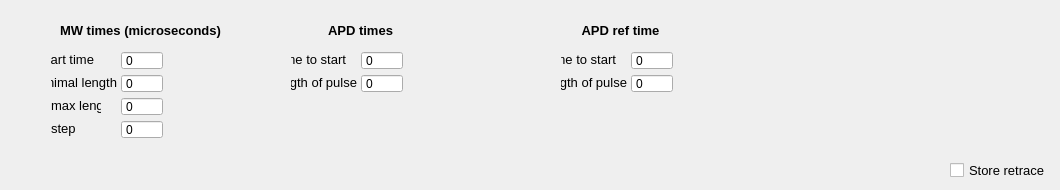
        <widget class="QWidget" name="delaysweep_ref">
         <attribute name="title">
          <string>rabi</string>
         </attribute>
         <widget class="QSpinBox" name="mw_min_len_rabi">
          <property name="geometry">
           <rect>
            <x>121</x>
            <y>74</y>
            <width>42</width>
            <height>19</height>
           </rect>
          </property>
          <property name="buttonSymbols">
           <enum>QAbstractSpinBox::NoButtons</enum>
          </property>
          <property name="accelerated">
           <bool>true</bool>
          </property>
          <property name="keyboardTracking">
           <bool>false</bool>
          </property>
          <property name="maximum">
           <number>5000</number>
          </property>
         </widget>
         <widget class="QLabel" name="label_37">
          <property name="geometry">
           <rect>
            <x>51</x>
            <y>97</y>
            <width>50</width>
            <height>16</height>
           </rect>
          </property>
          <property name="font">
           <font>
            <pointsize>10</pointsize>
           </font>
          </property>
          <property name="text">
           <string>max length</string>
          </property>
          <property name="alignment">
           <set>Qt::AlignLeading|Qt::AlignLeft|Qt::AlignVCenter</set>
          </property>
         </widget>
         <widget class="QLabel" name="label_41">
          <property name="geometry">
           <rect>
            <x>51</x>
            <y>51</y>
            <width>43</width>
            <height>16</height>
           </rect>
          </property>
          <property name="font">
           <font>
            <pointsize>10</pointsize>
           </font>
          </property>
          <property name="text">
           <string>start time</string>
          </property>
          <property name="alignment">
           <set>Qt::AlignRight|Qt::AlignTrailing|Qt::AlignVCenter</set>
          </property>
         </widget>
         <widget class="QLabel" name="label_42">
          <property name="geometry">
           <rect>
            <x>51</x>
            <y>74</y>
            <width>66</width>
            <height>16</height>
           </rect>
          </property>
          <property name="font">
           <font>
            <pointsize>10</pointsize>
           </font>
          </property>
          <property name="text">
           <string>minimal length</string>
          </property>
          <property name="alignment">
           <set>Qt::AlignRight|Qt::AlignTrailing|Qt::AlignVCenter</set>
          </property>
         </widget>
         <widget class="QLabel" name="label_43">
          <property name="geometry">
           <rect>
            <x>20</x>
            <y>20</y>
            <width>241</width>
            <height>20</height>
           </rect>
          </property>
          <property name="font">
           <font>
            <pointsize>10</pointsize>
            <weight>75</weight>
            <bold>true</bold>
           </font>
          </property>
          <property name="text">
           <string>MW times (microseconds)</string>
          </property>
          <property name="alignment">
           <set>Qt::AlignCenter</set>
          </property>
         </widget>
         <widget class="QSpinBox" name="mw_max_len_rabi">
          <property name="geometry">
           <rect>
            <x>121</x>
            <y>97</y>
            <width>42</width>
            <height>19</height>
           </rect>
          </property>
          <property name="sizePolicy">
           <sizepolicy hsizetype="Expanding" vsizetype="Fixed">
            <horstretch>0</horstretch>
            <verstretch>0</verstretch>
           </sizepolicy>
          </property>
          <property name="buttonSymbols">
           <enum>QAbstractSpinBox::NoButtons</enum>
          </property>
          <property name="accelerated">
           <bool>true</bool>
          </property>
          <property name="keyboardTracking">
           <bool>false</bool>
          </property>
          <property name="maximum">
           <number>5000</number>
          </property>
         </widget>
         <widget class="QSpinBox" name="mw_starttime_rabi">
          <property name="geometry">
           <rect>
            <x>121</x>
            <y>51</y>
            <width>42</width>
            <height>19</height>
           </rect>
          </property>
          <property name="buttonSymbols">
           <enum>QAbstractSpinBox::NoButtons</enum>
          </property>
          <property name="accelerated">
           <bool>true</bool>
          </property>
          <property name="keyboardTracking">
           <bool>false</bool>
          </property>
          <property name="maximum">
           <number>5000</number>
          </property>
         </widget>
         <widget class="QSpinBox" name="mw_steps_rabi">
          <property name="geometry">
           <rect>
            <x>121</x>
            <y>120</y>
            <width>42</width>
            <height>19</height>
           </rect>
          </property>
          <property name="sizePolicy">
           <sizepolicy hsizetype="Expanding" vsizetype="Fixed">
            <horstretch>0</horstretch>
            <verstretch>0</verstretch>
           </sizepolicy>
          </property>
          <property name="buttonSymbols">
           <enum>QAbstractSpinBox::NoButtons</enum>
          </property>
          <property name="accelerated">
           <bool>true</bool>
          </property>
          <property name="keyboardTracking">
           <bool>false</bool>
          </property>
          <property name="maximum">
           <number>5000</number>
          </property>
         </widget>
         <widget class="QLabel" name="label_44">
          <property name="geometry">
           <rect>
            <x>51</x>
            <y>120</y>
            <width>24</width>
            <height>16</height>
           </rect>
          </property>
          <property name="font">
           <font>
            <pointsize>10</pointsize>
           </font>
          </property>
          <property name="text">
           <string>steps</string>
          </property>
          <property name="alignment">
           <set>Qt::AlignLeading|Qt::AlignLeft|Qt::AlignVCenter</set>
          </property>
         </widget>
         <widget class="QSpinBox" name="apd_ref_length_rabi">
          <property name="geometry">
           <rect>
            <x>631</x>
            <y>74</y>
            <width>42</width>
            <height>19</height>
           </rect>
          </property>
          <property name="buttonSymbols">
           <enum>QAbstractSpinBox::NoButtons</enum>
          </property>
          <property name="accelerated">
           <bool>true</bool>
          </property>
          <property name="keyboardTracking">
           <bool>false</bool>
          </property>
          <property name="maximum">
           <number>5000</number>
          </property>
         </widget>
         <widget class="QLabel" name="label_45">
          <property name="geometry">
           <rect>
            <x>500</x>
            <y>20</y>
            <width>241</width>
            <height>20</height>
           </rect>
          </property>
          <property name="font">
           <font>
            <pointsize>10</pointsize>
            <weight>75</weight>
            <bold>true</bold>
           </font>
          </property>
          <property name="text">
           <string>APD ref time</string>
          </property>
          <property name="alignment">
           <set>Qt::AlignCenter</set>
          </property>
         </widget>
         <widget class="QSpinBox" name="apd_ref_start_rabi">
          <property name="geometry">
           <rect>
            <x>631</x>
            <y>51</y>
            <width>42</width>
            <height>19</height>
           </rect>
          </property>
          <property name="buttonSymbols">
           <enum>QAbstractSpinBox::NoButtons</enum>
          </property>
          <property name="accelerated">
           <bool>true</bool>
          </property>
          <property name="keyboardTracking">
           <bool>false</bool>
          </property>
          <property name="maximum">
           <number>5000</number>
          </property>
         </widget>
         <widget class="QLabel" name="label_47">
          <property name="geometry">
           <rect>
            <x>561</x>
            <y>51</y>
            <width>55</width>
            <height>16</height>
           </rect>
          </property>
          <property name="font">
           <font>
            <pointsize>10</pointsize>
           </font>
          </property>
          <property name="text">
           <string>time to start</string>
          </property>
          <property name="alignment">
           <set>Qt::AlignRight|Qt::AlignTrailing|Qt::AlignVCenter</set>
          </property>
         </widget>
         <widget class="QLabel" name="label_48">
          <property name="geometry">
           <rect>
            <x>561</x>
            <y>74</y>
            <width>66</width>
            <height>16</height>
           </rect>
          </property>
          <property name="font">
           <font>
            <pointsize>10</pointsize>
           </font>
          </property>
          <property name="text">
           <string>length of pulse</string>
          </property>
          <property name="alignment">
           <set>Qt::AlignRight|Qt::AlignTrailing|Qt::AlignVCenter</set>
          </property>
         </widget>
         <widget class="QCheckBox" name="storeRetraceConf_2">
          <property name="geometry">
           <rect>
            <x>950</x>
            <y>160</y>
            <width>101</width>
            <height>21</height>
           </rect>
          </property>
          <property name="font">
           <font>
            <pointsize>10</pointsize>
           </font>
          </property>
          <property name="accessibleName">
           <string/>
          </property>
          <property name="inputMethodHints">
           <set>Qt::ImhNone</set>
          </property>
          <property name="text">
           <string>Store retrace</string>
          </property>
         </widget>
         <widget class="QSpinBox" name="apd_length_rabi">
          <property name="geometry">
           <rect>
            <x>361</x>
            <y>74</y>
            <width>42</width>
            <height>19</height>
           </rect>
          </property>
          <property name="buttonSymbols">
           <enum>QAbstractSpinBox::NoButtons</enum>
          </property>
          <property name="accelerated">
           <bool>true</bool>
          </property>
          <property name="keyboardTracking">
           <bool>false</bool>
          </property>
          <property name="maximum">
           <number>5000</number>
          </property>
         </widget>
         <widget class="QLabel" name="label_49">
          <property name="geometry">
           <rect>
            <x>240</x>
            <y>20</y>
            <width>241</width>
            <height>20</height>
           </rect>
          </property>
          <property name="font">
           <font>
            <pointsize>10</pointsize>
            <weight>75</weight>
            <bold>true</bold>
           </font>
          </property>
          <property name="text">
           <string>APD times</string>
          </property>
          <property name="alignment">
           <set>Qt::AlignCenter</set>
          </property>
         </widget>
         <widget class="QSpinBox" name="apd_start_rabi">
          <property name="geometry">
           <rect>
            <x>361</x>
            <y>51</y>
            <width>42</width>
            <height>19</height>
           </rect>
          </property>
          <property name="buttonSymbols">
           <enum>QAbstractSpinBox::NoButtons</enum>
          </property>
          <property name="accelerated">
           <bool>true</bool>
          </property>
          <property name="keyboardTracking">
           <bool>false</bool>
          </property>
          <property name="maximum">
           <number>5000</number>
          </property>
         </widget>
         <widget class="QLabel" name="label_50">
          <property name="geometry">
           <rect>
            <x>291</x>
            <y>51</y>
            <width>55</width>
            <height>16</height>
           </rect>
          </property>
          <property name="font">
           <font>
            <pointsize>10</pointsize>
           </font>
          </property>
          <property name="text">
           <string>time to start</string>
          </property>
          <property name="alignment">
           <set>Qt::AlignRight|Qt::AlignTrailing|Qt::AlignVCenter</set>
          </property>
         </widget>
         <widget class="QLabel" name="label_54">
          <property name="geometry">
           <rect>
            <x>291</x>
            <y>74</y>
            <width>66</width>
            <height>16</height>
           </rect>
          </property>
          <property name="font">
           <font>
            <pointsize>10</pointsize>
           </font>
          </property>
          <property name="text">
           <string>length of pulse</string>
          </property>
          <property name="alignment">
           <set>Qt::AlignRight|Qt::AlignTrailing|Qt::AlignVCenter</set>
          </property>
         </widget>
        </widget>
